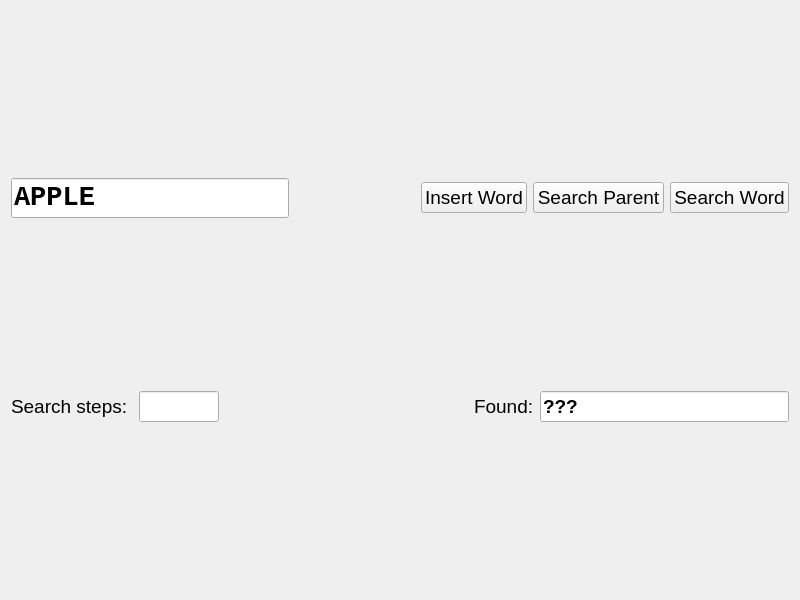
<?xml version="1.0" encoding="UTF-8"?>
<ui version="4.0">
 <class>Widget</class>
 <widget class="QWidget" name="Widget">
  <property name="geometry">
   <rect>
    <x>0</x>
    <y>0</y>
    <width>800</width>
    <height>600</height>
   </rect>
  </property>
  <property name="windowTitle">
   <string>Widget</string>
  </property>
  <layout class="QVBoxLayout" name="verticalLayout">
   <item>
    <layout class="QHBoxLayout" name="horizontalLayout">
     <item>
      <widget class="QLineEdit" name="entry">
       <property name="font">
        <font>
         <family>Courier New</family>
         <pointsize>20</pointsize>
         <bold>true</bold>
        </font>
       </property>
       <property name="text">
        <string>APPLE</string>
       </property>
      </widget>
     </item>
     <item>
      <spacer name="horizontalSpacer">
       <property name="orientation">
        <enum>Qt::Orientation::Horizontal</enum>
       </property>
       <property name="sizeHint" stdset="0">
        <size>
         <width>40</width>
         <height>20</height>
        </size>
       </property>
      </spacer>
     </item>
     <item>
      <widget class="QPushButton" name="pb_insert">
       <property name="font">
        <font>
         <pointsize>14</pointsize>
        </font>
       </property>
       <property name="text">
        <string>Insert Word</string>
       </property>
      </widget>
     </item>
     <item>
      <widget class="QPushButton" name="pb_parent">
       <property name="font">
        <font>
         <pointsize>14</pointsize>
        </font>
       </property>
       <property name="text">
        <string>Search Parent</string>
       </property>
      </widget>
     </item>
     <item>
      <widget class="QPushButton" name="pb_search">
       <property name="font">
        <font>
         <pointsize>14</pointsize>
        </font>
       </property>
       <property name="text">
        <string>Search Word</string>
       </property>
      </widget>
     </item>
    </layout>
   </item>
   <item>
    <layout class="QHBoxLayout" name="horizontalLayout_2">
     <item>
      <widget class="QLabel" name="label">
       <property name="font">
        <font>
         <pointsize>14</pointsize>
        </font>
       </property>
       <property name="text">
        <string>Search steps: </string>
       </property>
      </widget>
     </item>
     <item>
      <widget class="QLineEdit" name="txt_steps">
       <property name="maximumSize">
        <size>
         <width>80</width>
         <height>16777215</height>
        </size>
       </property>
       <property name="sizeIncrement">
        <size>
         <width>50</width>
         <height>0</height>
        </size>
       </property>
       <property name="font">
        <font>
         <pointsize>14</pointsize>
         <bold>true</bold>
        </font>
       </property>
       <property name="readOnly">
        <bool>true</bool>
       </property>
      </widget>
     </item>
     <item>
      <spacer name="horizontalSpacer_2">
       <property name="orientation">
        <enum>Qt::Orientation::Horizontal</enum>
       </property>
       <property name="sizeHint" stdset="0">
        <size>
         <width>40</width>
         <height>20</height>
        </size>
       </property>
      </spacer>
     </item>
     <item>
      <widget class="QLabel" name="label_2">
       <property name="font">
        <font>
         <pointsize>14</pointsize>
        </font>
       </property>
       <property name="text">
        <string>Found:</string>
       </property>
      </widget>
     </item>
     <item>
      <widget class="QLineEdit" name="txt_answer">
       <property name="sizeIncrement">
        <size>
         <width>90</width>
         <height>0</height>
        </size>
       </property>
       <property name="font">
        <font>
         <pointsize>14</pointsize>
         <bold>true</bold>
        </font>
       </property>
       <property name="text">
        <string>???</string>
       </property>
       <property name="readOnly">
        <bool>true</bool>
       </property>
      </widget>
     </item>
    </layout>
   </item>
  </layout>
 </widget>
 <resources/>
 <connections/>
</ui>
